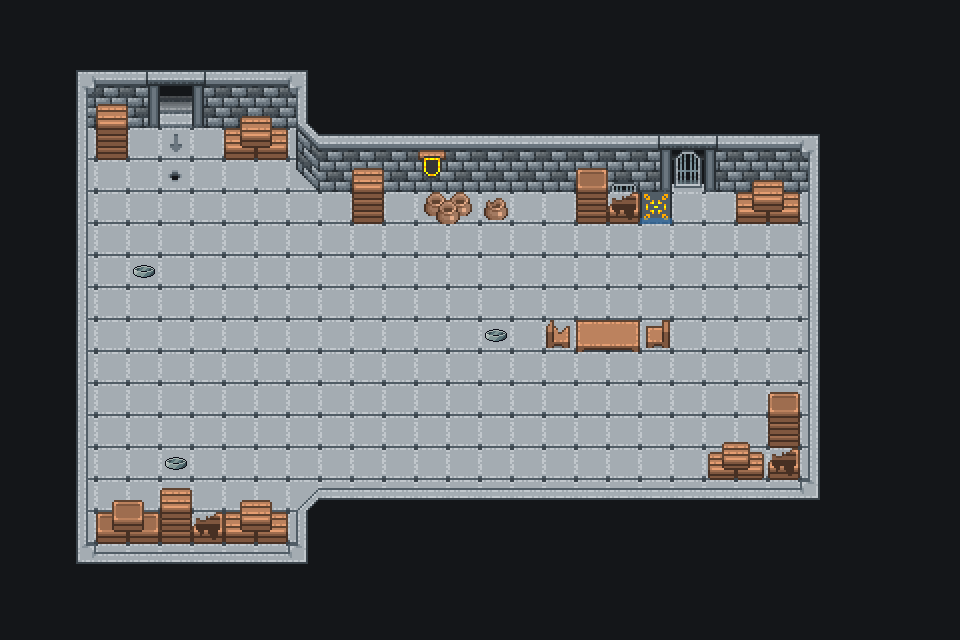

A 2D game scene composited from a Tiled map and its tileset images. What follows is a short description and the map's XML, with each tile layer's data collapsed to a summary:
An orthogonal 30x20 tile map with 32x32 px tiles, 12 tile layers (fundo, chão, parede, enfeite, ...), 5 tilesets.

<map version="1.10" tiledversion="1.11.0" orientation="orthogonal" renderorder="right-down" width="30" height="20" tilewidth="32" tileheight="32" infinite="0" nextlayerid="37" nextobjectid="1">
 <tileset firstgid="1" name="enfeitebandeiraporta" tilewidth="32" tileheight="32" tilecount="256" columns="16">
  <image source="tilesets/enfeitebandeiraporta.png" width="512" height="512" />
 </tileset>
 <tileset firstgid="257" name="paredechao" tilewidth="32" tileheight="32" tilecount="256" columns="16">
  <image source="tilesets/paredechao.png" width="512" height="512" />
 </tileset>
 <tileset firstgid="513" name="enfeite" tilewidth="32" tileheight="32" tilecount="256" columns="16">
  <image source="tilesets/enfeite.png" width="512" height="512" />
 </tileset>
 <tileset firstgid="769" name="FG_Cellar_A5" tilewidth="32" tileheight="32" tilecount="128" columns="8">
  <image source="tilesets/FG_Cellar_A5.png" width="256" height="512" />
 </tileset>
 <tileset firstgid="897" name="item60" tilewidth="32" tileheight="32" tilecount="1" columns="1">
  <image source="tilesets/item60.png" width="32" height="32" />
 </tileset>
 <layer id="4" name="fundo" width="30" height="20">
  <data>[600 cells, 600 non-empty, 1 distinct tile ids]</data>
 </layer>
 <layer id="25" name="chão" width="30" height="20">
  <data>[600 cells, 223 non-empty, 3 distinct tile ids]</data>
 </layer>
 <layer id="27" name="parede" width="30" height="20">
  <data>[600 cells, 98 non-empty, 18 distinct tile ids]</data>
 </layer>
 <layer id="28" name="enfeite" width="30" height="20">
  <data>[600 cells, 43 non-empty, 27 distinct tile ids]</data>
 </layer>
 <layer id="35" name="peca C" width="30" height="20">
  <data>[600 cells, 1 non-empty, 1 distinct tile ids]</data>
 </layer>
 <layer id="33" name="peca A" width="30" height="20">
  <data>[600 cells, 1 non-empty, 1 distinct tile ids]</data>
 </layer>
 <layer id="34" name="peca B" width="30" height="20">
  <data>[600 cells, 1 non-empty, 1 distinct tile ids]</data>
 </layer>
 <layer id="26" name="puzzle" width="30" height="20">
  <data>[600 cells, 1 non-empty, 1 distinct tile ids]</data>
 </layer>
 <layer id="32" name="porta_saida" width="30" height="20">
  <data>[600 cells, 6 non-empty, 6 distinct tile ids]</data>
 </layer>
 <layer id="31" name="porta_entrada" width="30" height="20">
  <data>[600 cells, 6 non-empty, 6 distinct tile ids]</data>
 </layer>
 <layer id="29" name="grade" width="30" height="20">
  <data>[600 cells, 2 non-empty, 2 distinct tile ids]</data>
 </layer>
 <layer id="36" name="spawn" width="30" height="20">
  <data>[600 cells, 1 non-empty, 1 distinct tile ids]</data>
 </layer>
</map>
